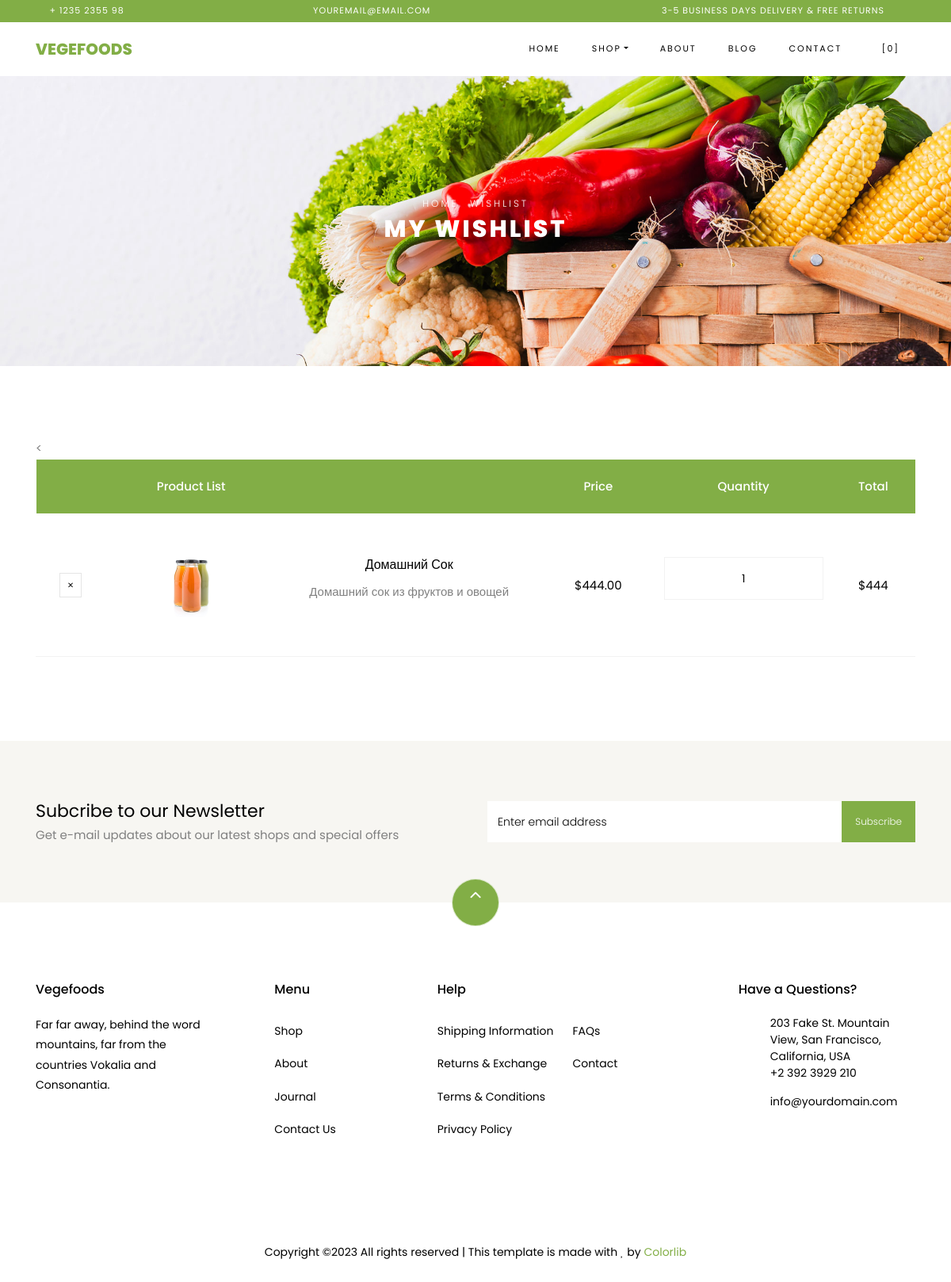
Page /cart/wishlist/ (signed in) on the committed database.
### apps/cart_shop/models.py (models this page shows, shortened)
class Wishlist(models.Model): #ТАБЛИЦА БАЗЫ ДАННЫХ СПИСКА ЖЕЛАЕМЫХ
   cart = models.ForeignKey(Cart, on_delete=models.CASCADE)
   product = models.ForeignKey(Product, on_delete=models.CASCADE)
   quantity = models.IntegerField(default=1)
   created_at = models.DateTimeField(auto_now_add=True)
   updated_at = models.DateTimeField(auto_now=True)

class Product(models.Model):
   name = models.CharField(max_length=255)
   price = models.DecimalField(max_digits=10, decimal_places=2)
   discount = models.IntegerField(null=True, blank=True)
   description = models.TextField()
   image = models.ImageField(upload_to='static/shop/images', null=True, blank=True)
   created_at = models.DateTimeField(auto_now_add=True)
   updated_at = models.DateTimeField(auto_now=True)

### apps/cart_shop/views.py (the view)
# urls.py: path('wishlist/', ViewWishlist.as_view(), name='wishlist'),
class ViewWishlist(View): #ОБРАБОТЧИК СПИСКА ЖЕЛАНИЙ
    def get(self, request):
        if request.user.is_authenticated: #ПРОВЕРКА НА АВТОРИЗАЦИЮ
            cart_items_wishlist = Wishlist.objects.filter(cart__user=request.user)
            data = list(cart_items_wishlist)
            context = {'cart_items_wishlist': data,
                       }
            return render(request, 'cart_shop/wishlist.html', context)
        return redirect('auth_shop:login')

### apps/cart_shop/templates/cart_shop/wishlist.html (shortened to what this page needs)
{% extends 'home/base.html' %}
{% load static %}
{% block content %}
{% load static %}
    <div class="hero-wrap hero-bread" style="background-image: url({% static 'shop/images/bg_1.jpg' %});">
      <div class="container">
        <div class="row no-gutters slider-text align-items-center justify-content-center">
          <div class="col-md-9 ftco-animate text-center">
          	<p class="breadcrumbs"><span class="mr-2"><a href="index.html">Home</a></span> <span>Wishlist</span></p>
            <h1 class="mb-0 bread">My Wishlist</h1>
          </div>
        </div>
      </div>
    </div>
    <section class="ftco-section ftco-cart">
			<div class="container">
				<div class="row">
    			<div class="col-md-12 ftco-animate">
    				<div class="cart-list">
	    				<table class="table">
						    <thead class="thead-primary">
						      <tr class="text-center">
						        <th>&nbsp;</th>
						        <th>Product List</th>
						        <th>&nbsp;</th>
						        <th>Price</th>
						        <th>Quantity</th>
						        <th>Total</th>
						      </tr>
						    </thead>
						    <tbody>
							{% for item in cart_items_wishlist %}
						      <tr class="text-center">
						      < <td class="product-remove"><a href="{% url 'cart_shop:del_from_wishlist' item.id %}"><span class="ion-ios-close"></span></a></td>
						        <td class="image-prod"><div class="img" style="background-image:url({{item.product.image.url}});"></div></td>
						        <td class="product-name">
						        	<h3>{{item.product.name}}</h3>
						        	<p>{{item.product.description}}</p>
						        </td>
						        <td class="price">${{item.product.price}}</td>
						        <td class="quantity">
						        	<div class="input-group mb-3">
					             	<input type="text" name="quantity" class="quantity form-control input-number" value={{item.quantity}} value="1" min="1" max="100">
					          	</div>
					          </td>
						        <td class="total">${% widthratio item.product.price 1 item.quantity %}</td>
						      </tr>
							{%endfor%}
						    </tbody>
						  </table>
					  </div>
    			</div>
    		</div>
			</div>
		</section>
{% endblock %}

### rows in the picture
Wishlist: product.image (picture), product.name "Домашний Сок", product.description "Домашний сок из фруктов и овощей", product.price "444.00", quantity "1", product+quantity "444"
